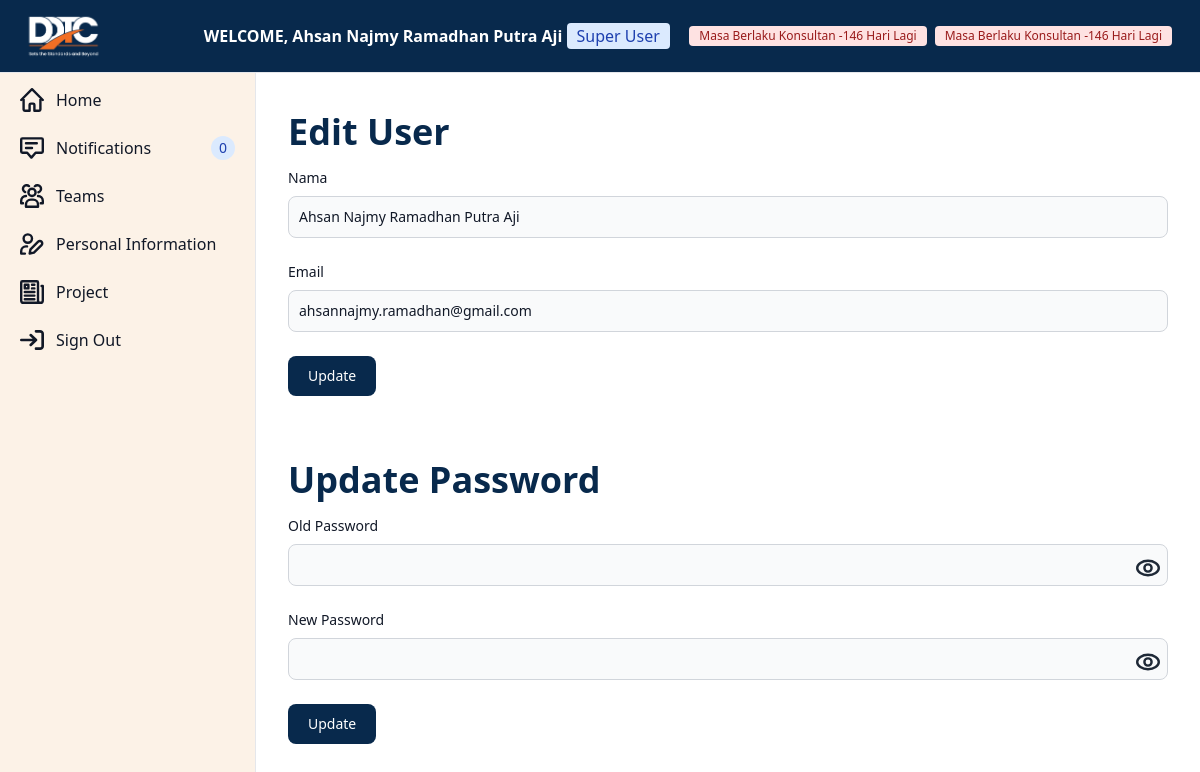
The app's page /dashboard/edit-user/ (signed in) with its own data.
### authentication/models.py (models this page shows, shortened)
class CustomUser(AbstractBaseUser,PermissionsMixin):
    objects = UserManager()
    Role = (
        ("User","User"),
        ("Admin","Admin"),
        ("Super User","Super User")
    )
    nama=models.CharField(max_length=150)
    email=models.EmailField(unique=True,max_length=150)
    role = models.CharField(choices=Role,max_length=50)
    is_staff=models.BooleanField(default=False)
    is_superuser=models.BooleanField(default=False)
    USERNAME_FIELD = "email"
    REQUIRED_FIELDS = ["nama","password"]

### dashboard/views.py (the view, shortened to what this page needs)
# urls.py: path('edit-user/',edit_user,name='edit-user')
def edit_user(request):
    user = request.user
    content = {
        "nama" : request.user.nama,
        "email" : request.user.email
    }
    return render(request,"dashboard/base/edit-user.html",content)

### dashboard/context_processors.py (called while the page is built)
def notification(request):
    if request.user.is_authenticated:
        if request.user.role == "Admin":
            number_of_admin_notifications = AdminNotifications.objects.filter(user=request.user.id)
            return {
                'number_of_admin_notifications' : len(number_of_admin_notifications)
            }
        else:
            number_of_notifications = Notifications.objects.filter(user=request.user.id,is_read=False)
            return {
                'number_of_notifications' : len(number_of_notifications)
            }
    return {}

def user_information(request):
    if request.user.is_authenticated:
        user = request.user
        return {
            'nama' : user.nama,
            'role' : user.role
        }
    return {}

def user_license(request):
    if request.user.is_authenticated:
        try:
            informasi_karyawan = InformasiKaryawan.objects.get(nama=request.user.nama)
            return {
                'izin_berlaku_attorney' : informasi_karyawan.days_until_izin_berlaku_attorney,
                'izin_berlaku_konsultan' : informasi_karyawan.days_until_izin_berlaku_konsultan
            }
        except InformasiKaryawan.DoesNotExist:
            return {
                'information' : 'Ada ketidaksesuain antara nama pengguna dengan nama di tim kontak admin untuk mengubahnya!'
            }
    return {}

### dashboard/models.py (called while the page is built)
    @property
    def days_until_izin_berlaku_konsultan(self):
        if self.izin_berlaku_konsultan:
            today = date.today()
            delta = self.izin_berlaku_konsultan - today
            return delta.days
        return None

    @property
    def days_until_izin_berlaku_attorney(self):
        if self.izin_berlaku_attorney:
            today = date.today()
            delta = self.izin_berlaku_attorney - today
            return delta.days
        return None

### dashboard/templates/dashboard/base/edit-user.html (shortened to what this page needs)
{% extends 'dashboard/base/base-dashboard.html' %}
{% load static %}
{% block content %}
<form class="p-4" method="post">
    <h2 class="text-4xl font-bold text-darkblue-700 mb-4">Edit User</h2>
    <div class="mb-6">
        <label for="nama" class="block mb-2 text-sm font-medium text-gray-900 dark:text-white">Nama</label>
        <input type="text" name="nama" id="nama" value="{{ nama }}"
            class="bg-gray-50 border border-gray-300 text-gray-900 text-sm rounded-lg focus:ring-blue-500 focus:border-blue-500 block w-full p-2.5 dark:bg-gray-700 dark:border-gray-600 dark:placeholder-gray-400 dark:text-white dark:focus:ring-blue-500 dark:focus:border-blue-500"
            placeholder="Fill your name here" required>
    </div>
    <div class="mb-6">
        <label for="email" class="block mb-2 text-sm font-medium text-gray-900 dark:text-white">Email</label>
        <input type="email" name="email" id="email" value="{{ email }}"
            class="bg-gray-50 border border-gray-300 text-gray-900 text-sm rounded-lg focus:ring-blue-500 focus:border-blue-500 block w-full p-2.5 dark:bg-gray-700 dark:border-gray-600 dark:placeholder-gray-400 dark:text-white dark:focus:ring-blue-500 dark:focus:border-blue-500"
            placeholder="Fill your email here" required>
    </div>
    <button type="submit"
        class="text-white bg-darkblue-700 hover:bg-darkblue-800 focus:ring-4 focus:outline-none focus:ring-blue-300 font-medium rounded-lg text-sm w-full sm:w-auto px-5 py-2.5 text-center dark:bg-blue-600 dark:hover:bg-blue-700 dark:focus:ring-blue-800">
        Update
    </button>
</form>
<form class="p-4" method="post">
    <h2 class="text-4xl font-bold text-darkblue-700 mb-4 mt-4">Update Password</h2>
    <div class="relative mb-6">
        <label for="oldpassword" class="block mb-2 text-sm font-medium text-gray-900 dark:text-white">Old
            Password</label>
        <input type="password" name="oldpassword" id="oldpassword"
            class="bg-gray-50 border border-gray-300 text-gray-900 text-sm rounded-lg focus:ring-blue-500 focus:border-blue-500 block w-full p-2.5 dark:bg-gray-700 dark:border-gray-600 dark:placeholder-gray-400 dark:text-white dark:focus:ring-blue-500 dark:focus:border-blue-500 pr-10"
            required>
        <button type="button" class="absolute justify-center right-2 top-10"
            onclick="togglePasswordVisibility('oldpassword')">
        </button>
    </div>
    <div class="relative mb-6">
        <label for="newpassword" class="block mb-2 text-sm font-medium text-gray-900 dark:text-white">New
            Password</label>
        <input type="password" name="newpassword" id="newpassword"
            class="bg-gray-50 border border-gray-300 text-gray-900 text-sm rounded-lg focus:ring-blue-500 focus:border-blue-500 block w-full p-2.5 dark:bg-gray-700 dark:border-gray-600 dark:placeholder-gray-400 dark:text-white dark:focus:ring-blue-500 dark:focus:border-blue-500"
            required>
        <button type="button" class="absolute justify-center right-2 top-10"
            onclick="togglePasswordVisibility('newpassword')">
        </button>
    </div>
    <button type="submit"
        class="text-white bg-darkblue-700 hover:bg-darkblue-800 focus:ring-4 focus:outline-none focus:ring-blue-300 font-medium rounded-lg text-sm w-full sm:w-auto px-5 py-2.5 text-center dark:bg-blue-600 dark:hover:bg-blue-700 dark:focus:ring-blue-800">
        Update
    </button>
</form>
{% endblock content %}

### dashboard/templates/dashboard/base/base-dashboard.html (shortened to what this page needs)
<html>
{% load static %}
<head>
  <script src="https://cdn.tailwindcss.com"></script>
</head>
<body>
  <nav class="fixed top-0 z-50 w-full bg-darkblue-700 border-b border-gray-200 dark:bg-gray-800 dark:border-gray-700">
    <div class="px-3 py-3 lg:px-5 lg:pl-3">
      <div class="flex items-center justify-between">
        <div class="flex items-center justify-start">
          <a href="https://flowbite.com" class="flex ml-2 md:mr-24">
            <img class="object-cover h-12 w-30" src="{% static 'assets/DDTC-Logo.png' %}" alt="Example Image" />
          </a>
          <h1 class="font-bold text-white">
            WELCOME, {{ nama }}
            <span
              class="bg-blue-100 text-blue-800 font-medium mr-2 px-2.5 py-0.5 rounded dark:bg-blue-900 dark:text-blue-300">
              {{ role }}
            </span>
          </h1>
        </div>
        <div class="flex items-center justify-end">
          {% if izin_berlaku_konsultan %}
          {% if izin_berlaku_konsultan <= 30 %} <span
            class="bg-red-100 text-red-800 text-xs font-medium mr-2 px-2.5 py-0.5 rounded dark:bg-red-900 dark:text-red-300">
            Masa Berlaku Konsultan {{ izin_berlaku_konsultan }} Hari Lagi </span>
            {% else %}
            <span
              class="bg-blue-100 text-blue-800 text-xs font-medium mr-2 px-2.5 py-0.5 rounded dark:bg-blue-900 dark:text-blue-300">
              Masa Berlaku Konsultan {{ izin_berlaku_konsultan }} Hari Lagi
            </span>
            {% endif %}
            {% endif %}
            {% if izin_berlaku_attorney %}
            {% if izin_berlaku_attorney <= 45 %} <span
              class="bg-red-100 text-red-800 text-xs font-medium mr-2 px-2.5 py-0.5 rounded dark:bg-red-900 dark:text-red-300">
              Masa Berlaku Konsultan {{ izin_berlaku_konsultan }} Hari Lagi </span>
              {% else %}
              <span
                class="bg-blue-100 text-blue-800 text-xs font-medium mr-2 px-2.5 py-0.5 rounded dark:bg-blue-900 dark:text-blue-300">
                Masa Berlaku Attorney {{ izin_berlaku_attorney }} Hari Lagi
              </span>
              {% endif %}
              {% endif %}
        </div>
      </div>
    </div>
  </nav>
  <aside id="logo-sidebar"
    class="fixed top-0 left-0 z-40 w-64 h-screen pt-20 transition-transform -translate-x-full bg-cream border-r border-gray-200 sm:translate-x-0 dark:bg-gray-800 dark:border-gray-700"
    aria-label="Sidebar">
    <div class="h-full px-3 pb-4 overflow-y-auto bg-cream dark:bg-gray-800">
      <ul class="space-y-2 font-medium">
        <li>
          <a href="{% url 'dashboard:main' %}"
            class="flex items-center p-2 text-gray-900 rounded-lg dark:text-white hover:bg-darkblue-700 hover:text-white dark:hover:bg-gray-700">
            <svg class="w-6 h-6" aria-hidden="true" xmlns="http://www.w3.org/2000/svg" fill="none" viewBox="0 0 20 20">
              <path stroke="currentColor" stroke-linecap="round" stroke-linejoin="round" stroke-width="2"
                d="M3 8v10a1 1 0 0 0 1 1h4v-5a1 1 0 0 1 1-1h2a1 1 0 0 1 1 1v5h4a1 1 0 0 0 1-1V8M1 10l9-9 9 9" />
            </svg>
            <span class="ml-3">Home</span>
          </a>
        </li>
        <li>
          {% if role == "Admin" %}
          <a href="{% url 'dashboard:admin-notification' %}"
            class="flex items-center p-2 text-gray-900 rounded-lg dark:text-white hover:bg-darkblue-700 hover:text-white dark:hover:bg-gray-700">
            <svg class="w-6 h-6" aria-hidden="true" xmlns="http://www.w3.org/2000/svg" fill="none" viewBox="0 0 20 18">
              <path stroke="currentColor" stroke-linecap="round" stroke-linejoin="round" stroke-width="2"
                d="M5 5h9M5 9h5m8-8H2a1 1 0 0 0-1 1v10a1 1 0 0 0 1 1h4l3.5 4 3.5-4h5a1 1 0 0 0 1-1V2a1 1 0 0 0-1-1Z" />
            </svg>
            <span class="flex-1 ml-3 whitespace-nowrap">Notifications</span>
            <span
              class="inline-flex items-center justify-center w-3 h-3 p-3 ml-3 text-sm font-medium text-blue-800 bg-blue-100 rounded-full dark:bg-blue-900 dark:text-blue-300">
              {{ number_of_admin_notifications }}</span>
            {% else %}
            <a href="{% url 'dashboard:user-notification' %}"
              class="flex items-center p-2 text-gray-900 rounded-lg dark:text-white hover:bg-darkblue-700 hover:text-white dark:hover:bg-gray-700">
              <svg class="w-6 h-6" aria-hidden="true" xmlns="http://www.w3.org/2000/svg" fill="none"
                viewBox="0 0 20 18">
                <path stroke="currentColor" stroke-linecap="round" stroke-linejoin="round" stroke-width="2"
                  d="M5 5h9M5 9h5m8-8H2a1 1 0 0 0-1 1v10a1 1 0 0 0 1 1h4l3.5 4 3.5-4h5a1 1 0 0 0 1-1V2a1 1 0 0 0-1-1Z" />
              </svg>
              <span class="flex-1 ml-3 whitespace-nowrap">Notifications</span>
              <span
                class="inline-flex items-center justify-center w-3 h-3 p-3 ml-3 text-sm font-medium text-blue-800 bg-blue-100 rounded-full dark:bg-blue-900 dark:text-blue-300">
                {{ number_of_notifications }}</span>
              {% endif %}
            </a>
        </li>
        <li>
          <a href="{% url 'dashboard:teams' %}"
            class="flex items-center p-2 text-gray-900 rounded-lg dark:text-white hover:bg-darkblue-700 hover:text-white dark:hover:bg-gray-700">
            <span class="flex-1 ml-3 whitespace-nowrap">Teams</span>
          </a>
        </li>
        <li>
          <a href="{% url 'dashboard:edit-user' %}"
            class="flex items-center p-2 text-gray-900 rounded-lg dark:text-white hover:bg-darkblue-700 hover:text-white dark:hover:bg-gray-700">
            <span class="flex-1 ml-3 whitespace-nowrap">Personal Information</span>
          </a>
        </li>
        <li>
          <a href="{% url 'project:projects' %}"
            class="flex items-center p-2 text-gray-900 rounded-lg dark:text-white hover:bg-darkblue-700 hover:text-white dark:hover:bg-gray-700">
            <span class="flex-1 ml-3 whitespace-nowrap">Project</span>
          </a>
        </li>
        <li>
          <a href="{% url 'authentication:logout' %}"
            class="flex items-center p-2 text-gray-900 rounded-lg dark:text-white hover:bg-darkblue-700 hover:text-white dark:hover:bg-gray-700">
            <span class="flex-1 ml-3 whitespace-nowrap">Sign Out</span>
          </a>
        </li>
      </ul>
    </div>
  </aside>
  <div class="p-4 sm:ml-64 mt-20">{% block content %} {% endblock %}</div>
</body>
</html>

### records on screen
CustomUser: nama "Ahsan Najmy Ramadhan Putra Aji", role "Super User", email "ahsannajmy.ramadhan@gmail.com"

### other values on screen
{{ izin_berlaku_konsultan }} "-146"
{{ number_of_notifications }} "0"
